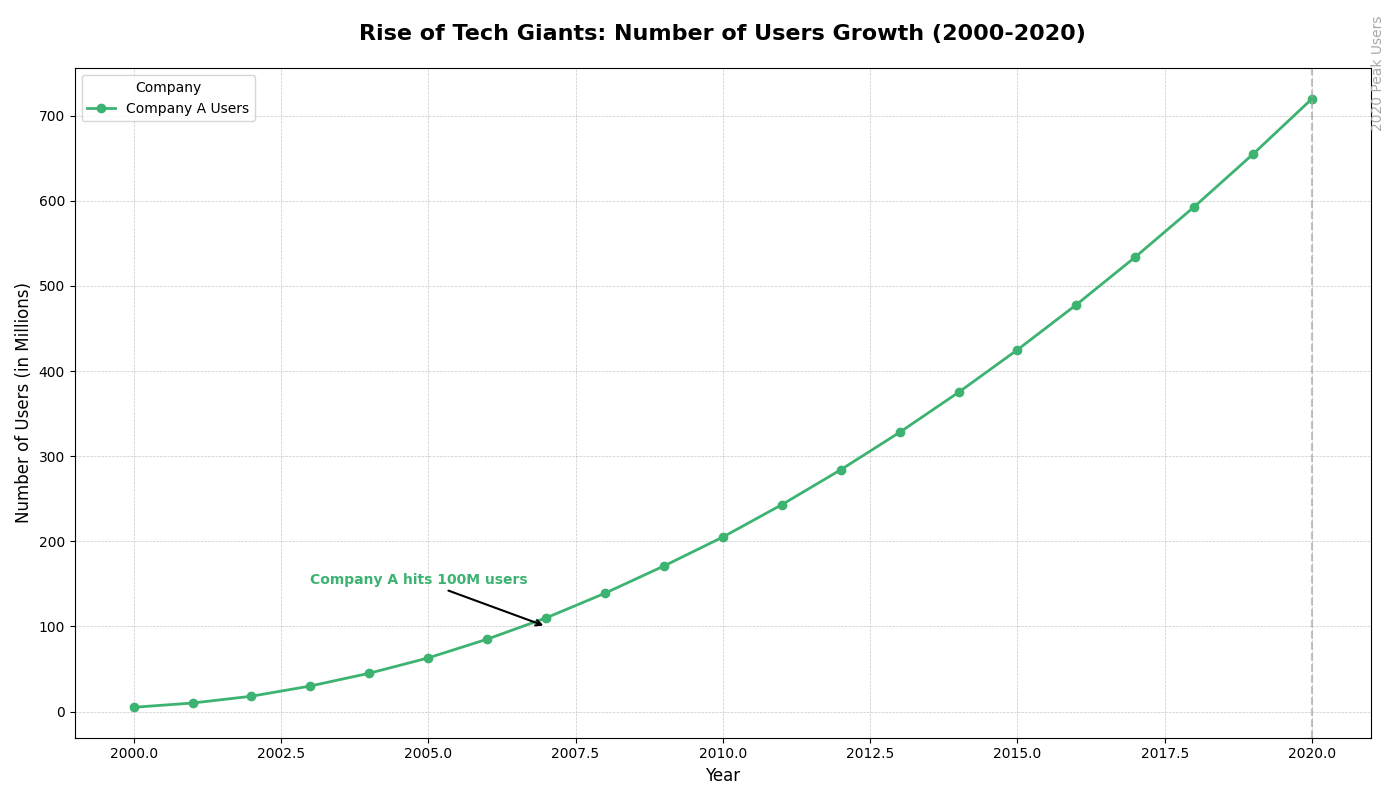

The script that drew this image:
import matplotlib.pyplot as plt
import numpy as np

years = np.arange(2000, 2021)

company_a_users = np.array([5, 10, 18, 30, 45, 63, 85, 110, 139, 171, 205, 243, 284, 328, 375, 425, 478, 534, 593, 655, 720])

fig, ax1 = plt.subplots(figsize=(14, 8))

ax1.plot(years, company_a_users, label='Company A Users', marker='o', linestyle='-', color='mediumseagreen', linewidth=2, markersize=6)

ax1.annotate('Company A hits 100M users', xy=(2007, 100), xytext=(2003, 150),
             arrowprops=dict(facecolor='gray', arrowstyle='->', lw=1.5),
             fontsize=10, fontweight='bold', color='mediumseagreen')

ax1.axvline(x=2020, color='darkgray', linestyle='--', linewidth=1.5, alpha=0.7)
ax1.text(2021, 750, '2020 Peak Users', rotation=90, verticalalignment='center', fontsize=10, color='darkgray')

ax1.set_title("Rise of Tech Giants: Number of Users Growth (2000-2020)", fontsize=16, fontweight='bold', pad=20)
ax1.set_xlabel("Year", fontsize=12)
ax1.set_ylabel("Number of Users (in Millions)", fontsize=12)

ax1.legend(loc='upper left', fontsize=10, title="Company", frameon=True)

ax1.grid(True, which='major', linestyle='--', linewidth=0.5, alpha=0.7)

plt.tight_layout()
plt.show()
